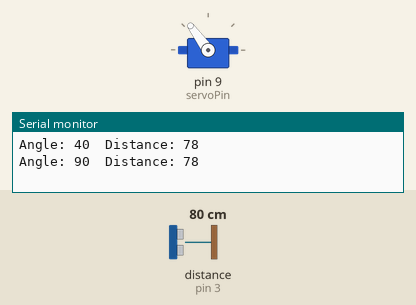
Simulated run of this sketch. Board: Arduino Uno, built with avr-gcc and run on an emulated ATmega328P. Shown: servo, the last lines printed to the serial monitor. Wiring (inferred from the names in the program): ultrasonic range finder: trigger pin 2; echo pin 3. The inputs (shaded band) are chosen by the test bench; at power-on: distance to the obstacle (sensor on pin 3) 80 cm. The echo pulse lasts 58.3 µs per cm.

Above: at 2.47 s.
2.8 s: distance to the obstacle (sensor on pin 3) set to 28 cm
At 3.73 s:
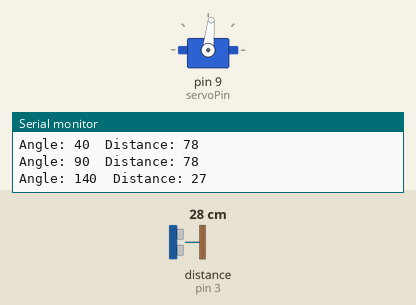
6.3 s: distance to the obstacle (sensor on pin 3) set to 24 cm
At 6.3 s:
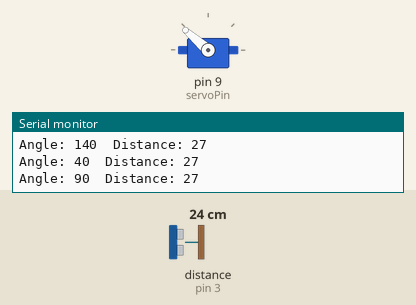
10.5 s: distance to the obstacle (sensor on pin 3) set to 120 cm
At 10.66 s:
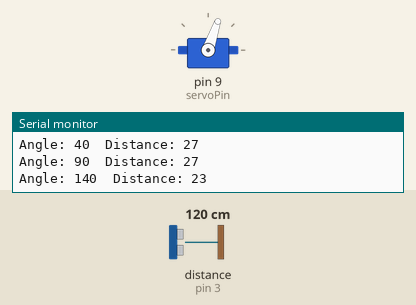
14.0 s: distance to the obstacle (sensor on pin 3) set to 2 cm
18.5 s: distance to the obstacle (sensor on pin 3) set to 35 cm
Timing chart, 0 to 23.0 s (numbered marks = the images above; inputs shaded):
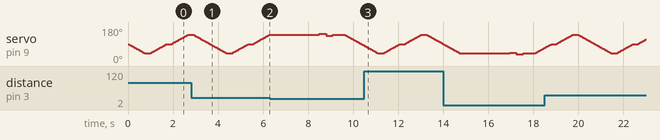

Measured:
- the behaviour switches between 27 and 26 cm on distance to the obstacle (sensor on pin 3) (found by bisection; images 1 and 2)

The sketch:

roboy.ino
```cpp
#include <Servo.h>

#define trigPin 2
#define echoPin 3
#define servoPin 9

Servo headServo;

long duration;
int distance;

int angles[] = {40, 90, 140};   // left, center, right
int currentAngle = 90;

void setup() {
  pinMode(trigPin, OUTPUT);
  pinMode(echoPin, INPUT);

  headServo.attach(servoPin);
  headServo.write(currentAngle);

  Serial.begin(9600);
}

int getDistance() {
  digitalWrite(trigPin, LOW);
  delayMicroseconds(2);
  digitalWrite(trigPin, HIGH);
  delayMicroseconds(10);
  digitalWrite(trigPin, LOW);

  duration = pulseIn(echoPin, HIGH, 30000);
  if (duration == 0) return -1;

  return duration * 0.034 / 2;
}

void smoothMove(int from, int to) {
  int step = (from < to) ? 1 : -1;
  for (int a = from; a != to; a += step) {
    headServo.write(a);
    delay(15);   // smooth movement
  }
}

void loop() {
  for (int i = 0; i < 3; i++) {
    smoothMove(currentAngle, angles[i]);
    currentAngle = angles[i];

    delay(200);   // natural pause

    distance = getDistance();

    Serial.print("Angle: ");
    Serial.print(currentAngle);
    Serial.print("  Distance: ");
    Serial.println(distance);

    if (distance > 0 && distance <= 25) {
      // 👀 Robot focuses on object
      delay(2000);

      // Small head movement (life-like)
      headServo.write(currentAngle + 5);
      delay(300);
      headServo.write(currentAngle - 5);
      delay(300);
      headServo.write(currentAngle);
      delay(500);
    }
  }
}
```
